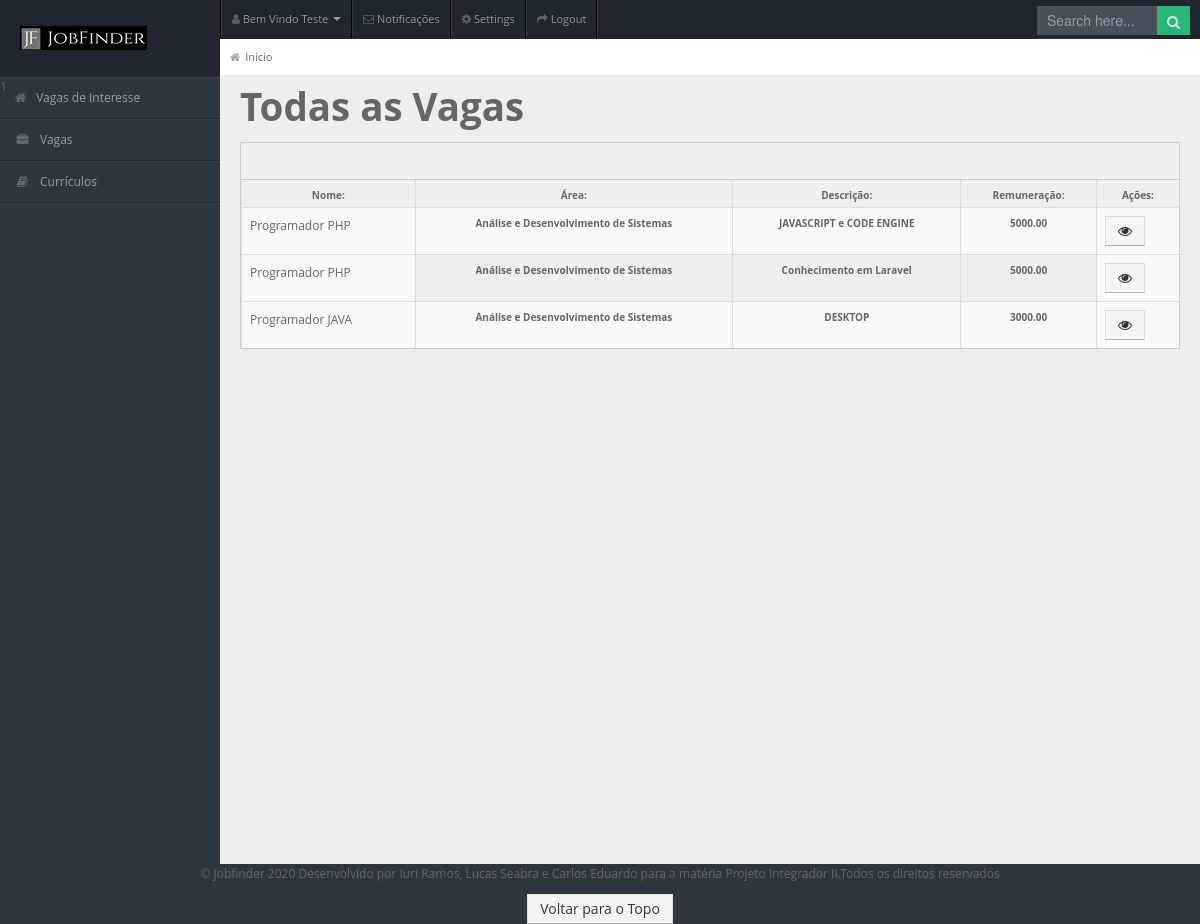
Page /admin/vagas (signed in) on the committed database.
### tables this page shows
CREATE TABLE IF NOT EXISTS `tb_vagas` (
  `id` int(10) NOT NULL AUTO_INCREMENT,
  `nome` varchar(55) NOT NULL DEFAULT '',
  `area` int(10) NOT NULL DEFAULT 0,
  `descricao` varchar(255) DEFAULT NULL,
  `remuneracao` decimal(10,2) DEFAULT NULL,
  `id_user` int(2) NOT NULL DEFAULT 0,
  PRIMARY KEY (`id`),
  KEY `id_area` (`area`),
  KEY `id_user` (`id_user`),
  CONSTRAINT `FK_area_vagas` FOREIGN KEY (`area`) REFERENCES `tb_area` (`id`) ON DELETE NO ACTION ON UPDATE NO ACTION,
  CONSTRAINT `FK_user_vagas` FOREIGN KEY (`id_user`) REFERENCES `tb_user` (`id`) ON DELETE NO ACTION ON UPDATE NO ACTION
);

CREATE TABLE IF NOT EXISTS `tb_area` (
  `id` int(10) NOT NULL AUTO_INCREMENT,
  `nome` varchar(50) DEFAULT NULL,
  PRIMARY KEY (`id`)
);

### core/Controller.php (called while the page is built, shortened)
<?php
function viewAdmin($view, $variaveis = []){
    require LAYOUTS."/admin.php";
}
?>

### app/controllers/VagasController.php (called while the page is built, shortened)
<?php
require MODELS.'/VagasModel.php';
function index(){
    $vagas =listarvagas();
    viewAdmin('vagas/index',['vagas'=>$vagas]);
}

### index.php (called while the page is built, shortened)
<?php
require CORE."/Bootstrap.php";
$routes = require CORE."/Routes.php";
carregarRota($routes);
?>

### app/models/VagasModel.php (called while the page is built, shortened)
<?php
 function listarvagas(){
    $db=conexao();
    $sql = "SELECT v.id,v.id_user,v.nome,v.descricao,v.remuneracao,tb_area.nome as nome_area FROM tb_vagas v
    INNER JOIN tb_area ON tb_area.id = v.area ORDER BY tb_area.nome DESC;";
    try{
        $stmt = $db->prepare($sql);
        $stmt->execute();
        return $stmt->fetchAll(PDO::FETCH_ASSOC);
    }catch(\PDOException $e){
die($e->getMessage());
return false;
    }
}
?>

### app/views/vagas/index.php (the view, shortened to what this page needs)
<h1>Todas as Vagas</h1>
<div class="widget-box">
    <div class="widget-title"></div>
    <div class="widget-content nopadding">
        <table class="table table-bordered table-striped">
            <thead>
                <tr>
                    <th>Nome: </th>
                    <th>Área:</th>
                    <th>Descrição:</th>
                    <th>Remuneração:</th>
                    <th>Ações:</th>
                </tr>
            </thead>
            <tbody>
                <?php
                foreach($vagas as $vaga){
                    $nome = $vaga['nome'];
                    $descricao = $vaga['descricao'];
                    $remuneracao = $vaga['remuneracao'];
                    $nome_area=$vaga['nome_area'];
                ?>
                <tr>
                    <td><?= $nome?></td>
                    <th><?=$nome_area?></th>
                    <th><?=$descricao?></th>
                    <th><?=$remuneracao?></th>
                    <td >
                      <a href="/admin/vagas/<?=$vaga['id'] ?>/visualizar" class="btn btn-default">
                      <i class="fa fa-eye" aria-hidden="true"></i>
                      </a>
                    </td>
                </tr>
                        <?php
                }
                    ?>
            </tbody>
        </table>
    </div>
</div>

### core/Bootstrap.php (shortened to what this page needs)
<?php
function carregarRota($routes){
    foreach($routes as $rota => $controller){
        $url = strtok($_SERVER['REQUEST_URI'],'?');
        $rota = str_replace("/","\/",$rota);
        if (preg_match('/^'.$rota.'$/i', $url , $parametro)) {
            unset($parametro[0]);
            $requisicao = explode("@", $controller);
            $acao = $requisicao[1];
            call_user_func_array($acao,$parametro);
            return;
        }
    }
}

### app/views/layouts/admin.php (shortened to what this page needs)
<!DOCTYPE html>
<html lang="pt-br">
<head>
    <link rel="stylesheet" href="/assets/css/bootstrap.min.css" />
    <link rel="stylesheet" href="/assets/css/bootstrap-responsive.min.css" />
    <link rel="stylesheet" href="/assets/css/fullcalendar.css" />
    <link rel="stylesheet" href="/assets/css/matrix-style.css" />
    <link rel="stylesheet" href="/assets/css/matrix-media.css" />
    <link href="/assets/css/font-awesome.css" rel="stylesheet" />
    <link href="/assets/css/uniform.css" rel="stylesheet"/>
    <link rel="stylesheet" href="/assets/css/jquery.gritter.css" />
    <link href="https://stackpath.bootstrapcdn.com/font-awesome/4.7.0/css/font-awesome.min.css" rel="stylesheet">
</head>
<body>
    <div id="header">
        <h1><a href="/admin">JobFinder</a></h1>
    </div>
    <div id="user-nav" class="navbar navbar-inverse">
        <ul class="nav">
            <li class="dropdown" id="profile-messages"><a title="" href="#" data-toggle="dropdown" data-target="#profile-messages" class="dropdown-toggle"><i class="icon icon-user"></i> <span class="text">Bem Vindo <?=ucfirst($_SESSION['nome'][0])?> </span><b class="caret"></b></a>
            </li>
            <li class="dropdown" id="menu-messages"><a href="#" data-toggle="dropdown" data-target="#menu-messages" class="dropdown-toggle"><i class="icon icon-envelope"></i> <span class="text">Notificações</span></a>
            </li>
            <li class=""><a title="" href="#"><i class="icon icon-cog"></i> <span class="text">Settings</span></a></li>
            <li class=""><a title="" href="/logout"><i class="icon icon-share-alt"></i> <span class="text">Logout</span></a></li>
        </ul>
    </div>
    <div id="search">
        <input type="text" placeholder="Search here..." />
        <button type="submit" class="tip-bottom" title="Search"><i class="icon-search icon-white"></i></button>
    </div>
    <div id="sidebar">
        <?= include_once '_menuAdmin.php'; ?>
    </div>
    <div id="content">
        <div id="content-header">
            <div id="breadcrumb"> <a href="/admin" title="Admin" class="tip-bottom"><i class="icon-home"></i>Inicio</a></div>
        </div>
        <div class="container-fluid">
<?php include $conteudoView ?>
        </div>
    </div>
</body>
<footer class="blog-footer text-center">
      <p>&copy Jobfinder <?=date('Y');?> Desenvolvido por Iuri Ramos, Lucas Seabra e Carlos Eduardo para a matéria Projeto Integrador II.Todos os direitos reservados</p>
      <p>
        <a class="btn btn-secondary" href="#">Voltar para o Topo</a>
      </p>
    </footer>
</html>

### app/views/layouts/_menuAdmin.php (shortened to what this page needs)
<ul style="display:block;">
<li>
  <?php
if($_SESSION['nivel'][0]==1){
echo('<a href="/admin"><i class="fa fa-home" aria-hidden="true"></i>Vagas de Interesse</a>');
}elseif($_SESSION['nivel'][0]==2){
 echo('<a href="/admin"><i class="fa fa-home" aria-hidden="true"></i>Possíveis Candidatos</a>');
}
  ?>
</li>
<li class="submenu">
    <a href="#"><i class="fa icon-briefcase"></i>Vagas</a>
</li>
<?php
  if($_SESSION['nivel'][0]==1){
  echo('<li class="submenu">
  <a href="#"><i class="icon icon-book"></i>Currículos</a>
  <ul>
  <li class="submenu-open"><a href="/admin/curriculo/cadastrar"><span>Cadastrar Currículo</span></a></li>
  <li class="submenu-open"><a href="/admin/curriculo/atualizar"><span>Atualizar Currículo</span></a></li>
  </ul>
</li>');
  }
?>
</ul>

### assets/css/matrix-style.css (style rules this page uses)
* { outline:none !important; -moz-outline: none !important; }
html, body { height:100% }
body { overflow-x: hidden; margin-top: -10px; font-family: 'Open Sans', sans-serif; font-size:12px; color:#666; }
a { color:#666; }
select, textarea, input[type="text"], input[type="password"], input[type="datetime"], input[type="datetime-local"], input[type="date"], input[type="month"], input[type="time"], input[type="week"], input[type="number"], input[type="email"], input[type="url"], input[type="search"], input[type="tel"], input[type="color"], .uneditable-input, .label, .dropdown-menu, .btn, .well, .progress, .table-bordered, .btn-group > .btn:first-child, .btn-group > .btn:last-child, .btn-group > .btn:last-child, .btn-group > .dropdown-toggle, .alert { border-radius:0px; }
.btn, textarea, input[type="text"], input[type="password"], input[type="datetime"], input[type="datetime-local"], input[type="date"], input[type="month"], input[type="time"], input[type="week"], input[type="number"], input[type="email"], input[type="url"], input[type="search"], input[type="tel"], input[type="color"], .uneditable-input { box-shadow:none; }
.progress, .progress-success .bar, .progress .bar-success, .progress-warning .bar, .progress .bar-warning, .progress-danger .bar, .progress .bar-danger, .progress-info .bar, .progress .bar-info, .btn, .btn-primary { background-image:none; }
#header { height: 77px; position: relative; width: 100%; z-index: -9; }
#header h1 { background: url("/assets/img/logo.png") no-repeat scroll 0 0 transparent; height: 31px; left: 20px; line-height: 600px; overflow: hidden; position: relative; top: 26px; width: 191px; }
#header h1 a { display: block; }
#search { position: absolute; z-index: 25; top: 6px; right:10px; }
#search input[type=text] { padding: 4px 10px 5px; border: 0; width: 100px; }
#search button { border: 0; margin-left:-3px; margin-top: -11px; padding: 5px 10px 4px; }
#search button i { opacity: 0.8; color:#fff; }
#user-nav { position: absolute; left: 220px; top:0px; z-index: 20; margin: 0; }
#user-nav > ul { margin: 0; padding: 0; list-style: none; border-right: 1px solid #2e363f;border-left: 1px solid #000; }
#user-nav > ul > li { float: left; list-style-type: none; margin: 0; position: relative; padding: 0; border-left: 1px solid #2e363f; border-right: 1px solid #000; }
#user-nav > ul > li > a { padding:9px 10px; display: block; font-size: 11px; }
#user-nav > ul > li > a > i, #sidebar li a i { opacity: .5; margin-top: 2px; }
#sidebar { display: block; float: left; position: relative; width: 220px; z-index: 16; }
#sidebar > ul { list-style: none; margin: 0px 0 0; padding: 0; position: absolute; width: 220px; }
#sidebar > ul > li { display: block; position: relative; }
#sidebar > ul > li > a { padding: 10px 0 10px 15px; display: block; color: #939da8; }
#sidebar > ul > li > a > i { margin-right: 10px; }
#content { background: none repeat scroll 0 0 #eeeeee; margin-left: 220px; margin-right: 0; padding-bottom: 25px; position: relative; min-height:100%; width: auto; }
#content-header { position: abslute; width: 100%; margin-top: -38px; z-index: 20; }
#breadcrumb { background-color: #fff; border-bottom: 1px solid #e3ebed; }
#breadcrumb a { padding: 8px 20px 8px 10px; display: inline-block; background-image: url('../img/breadcrumb.png'); background-position: center right; background-repeat: no-repeat; font-size: 11px; color: #666666; }
#breadcrumb a:last-child { background-image:none; }
#breadcrumb a i { margin-right: 5px; opacity: .6; }
.stat-boxes .peity_bar_good, .stat-boxes .peity_line_good, { color: #459D1C; }
.widget-box { background: none repeat scroll 0 0 #F9F9F9; border-left: 1px solid #CDCDCD; border-top: 1px solid #CDCDCD; border-right: 1px solid #CDCDCD; clear: both; margin-top: 16px; margin-bottom: 16px; position: relative; }
.widget-title, .modal-header, .table th, div.dataTables_wrapper .ui-widget-header { background:#efefef; border-bottom: 1px solid #CDCDCD; height: 36px; }
.widget-content { padding:15px; border-bottom: 1px solid #cdcdcd; }
.table th { height: auto; font-size: 10px; padding: 5px 10px 2px; border-bottom: 0; text-align: center; color: #666666; }
.nopadding { padding: 0 !important; }
.nopadding .table { margin-bottom: 0; }
.nopadding .table-bordered { border: 0; }

### rows in the picture
tb_vagas: nome "Programador PHP", area.nome "Análise e Desenvolvimento de Sistemas", descricao "JAVASCRIPT e CODE ENGINE", remuneracao "5000.00"
tb_vagas: nome "Programador PHP", area.nome "Análise e Desenvolvimento de Sistemas", descricao "Conhecimento em Laravel", remuneracao "5000.00"
tb_vagas: nome "Programador JAVA", area.nome "Análise e Desenvolvimento de Sistemas", descricao "DESKTOP", remuneracao "3000.00"
